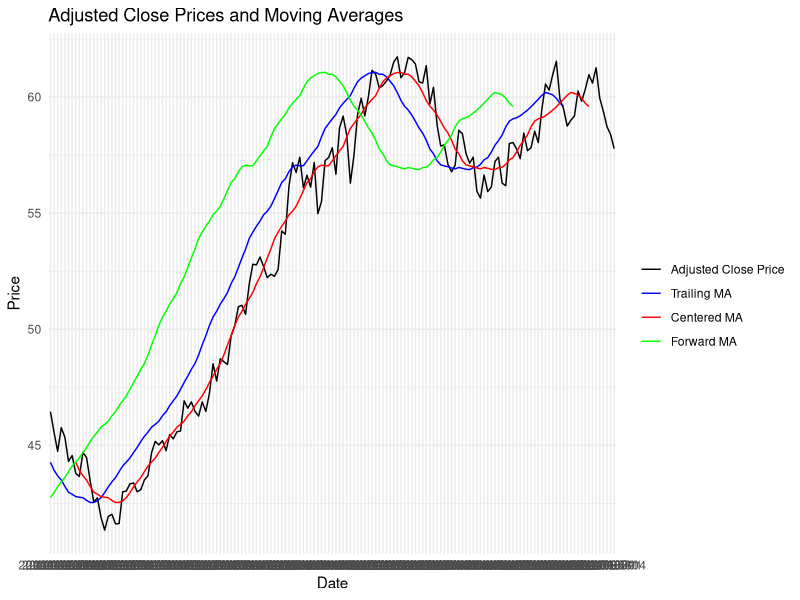
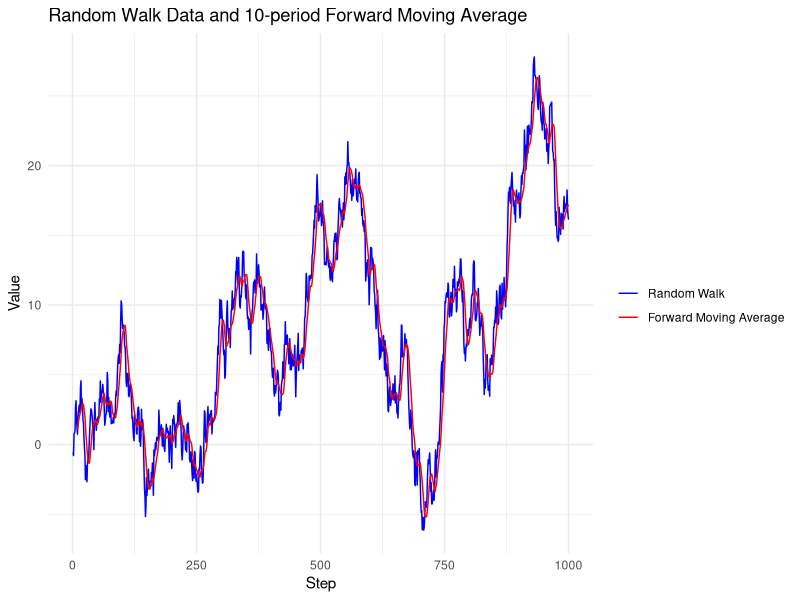

Generate these figures, in order, with R:
# Omer Furkan Coban
# Forecasting Methods - Problem Set 2
# Germany Import - Export
# WiSe 23/24

# Library Imports ----
library(TTR) # For moving averages
library(ggplot2)

# 1. Create a R script file and import the stock prices data. ----
stock_data <- read.csv("Datasets/BASF.csv")
View(stock_data)
# stock_data <- read.csv("Datasets/DAX.csv")
# stock_data <- read.csv("Datasets/VW.csv")

# 2. Create 15 trailing moving averages for share basf. ----
# Using 'adjclose' for calculating moving averages
trailing_ma <- SMA(stock_data$Adj.Close, n = 15)

# 3. Create 15 centered moving averages for share basf. ----
centered_ma <- filter(stock_data$Adj.Close, rep(1/15, 15), sides = 2)

# 4. Create 15 forward moving averages for share basf. ----
forward_ma <- c(rep(NA, 14), trailing_ma)[1:length(trailing_ma)]

# 5. Graph all three moving averages against the original series and explain. ----
combined_stock_data <- data.frame(Date = stock_data$Date, AdjClose = stock_data$Adj.Close, Trailing_MA = trailing_ma, Centered_MA = centered_ma, Forward_MA = forward_ma)

# Display the first few rows of the combined data
head(combined_stock_data,100)

# Plotting the adjusted close prices and the moving averages
ggplot(combined_stock_data, aes(x = Date)) +
    geom_line(aes(y = AdjClose, colour = "Adjusted Close Price", group = 1)) +
    geom_line(aes(y = Trailing_MA, colour = "Trailing MA", group = 1)) +
    geom_line(aes(y = Centered_MA, colour = "Centered MA", group = 1)) +
    geom_line(aes(y = Forward_MA, colour = "Forward MA", group = 1)) +
    labs(title = "Adjusted Close Prices and Moving Averages", x = "Date", y = "Price") +
    theme_minimal() +
    scale_colour_manual("",
                        breaks = c("Adjusted Close Price", "Trailing MA", "Centered MA", "Forward MA"),
                        values = c("black", "blue", "red", "green"))

# Adjusted Close Price (Black Line): This line represents the actual price movements of the BASF stock,
# accounting for dividends and stock splits. It provides the raw fluctuations in price over time, showing the real-time
# market valuation of the stock.

# Trailing Moving Average (Red Line): This line smooths out the price data to show a lagging trend based on the
# past 15 periods (days, weeks, etc., depending on the data granularity). The trailing MA lags the actual price line
# because it's based on past data. It helps in identifying past trends and smoothing out short-term volatility.

# Centered Moving Average (Blue Line): The centered MA provides a balanced view of the stock's trend by averaging
# prices before and after a specific time point. It's plotted centrally along the time series and gives a clearer
# picture of the stock's overall trend without the lagging effect seen in the trailing MA.

# Forward Moving Average (Green Line): This line, which is less common in real-time analysis since it requires
# future data, projects a smoothing effect into the future of the stock price. It anticipates the trend by averaging
# future values, giving a hypothetical view of where the trend may go if current patterns continue.

# Interpretation:

# Volatility and Trend: The distance between the moving averages and the actual price line indicates the level of
# volatility; a greater distance suggests more volatility. When the lines converge, it implies a consolidating price
# trend.

# Crossover Points: Moments where the actual price line crosses over a moving average can be significant. For instance
# if the price crosses above a moving average, it could indicate a potential upward trend and vice versa.

# Trend Direction and Strength: When all moving averages and the price line move in the same direction, it confirms
# the strength and direction of the trend. For example, if all lines are trending upward, the overall market sentiment
# is bullish.

# Comparative Analysis: The relationship between the different types of moving averages can also provide insight.
# If the trailing MA is below the centered MA, which is below the forward MA, it suggests a strong upward trend.
# Conversely, the opposite configuration can signal a downward trend.

# 6.Create and graph a 10 forward moving averages for the random walk data. ----

# Generate random walk data
set.seed(123) # Setting seed for reproducibility
random_walk <- cumsum(rnorm(1000)) # Generating 1000 random steps

# Convert random walk data to a data frame
random_walk_data <- data.frame(Step = 1:1000, Value = random_walk)

# Calculate 10-period forward moving average
n <- 10 # Window size for moving average
forward_ma_rw <- filter(random_walk_data$Value, rep(1/n, n), sides = 1)

# Combine random walk data with the moving average
combined_rw_data <- data.frame(Step = random_walk_data$Step, RandomWalk = random_walk_data$Value, Forward_MA = forward_ma_rw)

# Plotting the random walk data and the moving average
ggplot(combined_rw_data, aes(x = Step)) +
    geom_line(aes(y = RandomWalk, colour = "Random Walk")) +
    geom_line(aes(y = Forward_MA, colour = "Forward Moving Average")) +
    labs(title = "Random Walk Data and 10-period Forward Moving Average", x = "Step", y = "Value") +
    theme_minimal() +
    scale_colour_manual("",
                        breaks = c("Random Walk", "Forward Moving Average"),
                        values = c("blue", "red"))
